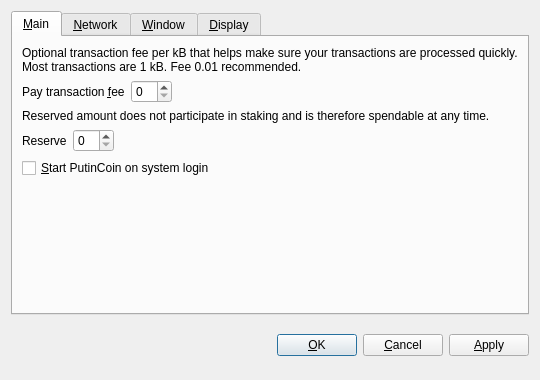
<?xml version="1.0" encoding="UTF-8"?>
<ui version="4.0">
 <class>OptionsDialog</class>
 <widget class="QDialog" name="OptionsDialog">
  <property name="geometry">
   <rect>
    <x>0</x>
    <y>0</y>
    <width>540</width>
    <height>380</height>
   </rect>
  </property>
  <property name="windowTitle">
   <string>Options</string>
  </property>
  <property name="modal">
   <bool>true</bool>
  </property>
  <layout class="QVBoxLayout" name="verticalLayout">
   <item>
    <widget class="QTabWidget" name="tabWidget">
     <property name="tabPosition">
      <enum>QTabWidget::North</enum>
     </property>
     <property name="currentIndex">
      <number>0</number>
     </property>
     <widget class="QWidget" name="tabMain">
      <attribute name="title">
       <string>&amp;Main</string>
      </attribute>
      <layout class="QVBoxLayout" name="verticalLayout_Main">
       <item>
        <widget class="QLabel" name="transactionFeeInfoLabel">
         <property name="text">
          <string>Optional transaction fee per kB that helps make sure your transactions are processed quickly. Most transactions are 1 kB. Fee 0.01 recommended.</string>
         </property>
         <property name="textFormat">
          <enum>Qt::PlainText</enum>
         </property>
         <property name="wordWrap">
          <bool>true</bool>
         </property>
        </widget>
       </item>
       <item>
        <layout class="QHBoxLayout" name="horizontalLayoutFee">
         <item>
          <widget class="QLabel" name="transactionFeeLabel">
           <property name="text">
            <string>Pay transaction &amp;fee</string>
           </property>
           <property name="textFormat">
            <enum>Qt::PlainText</enum>
           </property>
           <property name="buddy">
            <cstring>transactionFee</cstring>
           </property>
          </widget>
         </item>
         <item>
          <widget class="BitcoinAmountField" name="transactionFee"/>
         </item>
         <item>
          <spacer name="horizontalSpacerFee">
           <property name="orientation">
            <enum>Qt::Horizontal</enum>
           </property>
           <property name="sizeHint" stdset="0">
            <size>
             <width>40</width>
             <height>20</height>
            </size>
           </property>
          </spacer>
         </item>
        </layout>
       </item>
       <item>
        <widget class="QLabel" name="reserveBalanceInfoLabel">
         <property name="text">
          <string>Reserved amount does not participate in staking and is therefore spendable at any time.</string>
         </property>
         <property name="textFormat">
          <enum>Qt::PlainText</enum>
         </property>
         <property name="wordWrap">
          <bool>true</bool>
         </property>
        </widget>
       </item>
       <item>
        <layout class="QHBoxLayout" name="horizontalLayoutReserveBalance">
         <item>
          <widget class="QLabel" name="reserveBalanceLabel">
           <property name="text">
            <string>Reserve</string>
           </property>
           <property name="textFormat">
            <enum>Qt::PlainText</enum>
           </property>
           <property name="buddy">
            <cstring>reserveBalance</cstring>
           </property>
          </widget>
         </item>
         <item>
          <widget class="BitcoinAmountField" name="reserveBalance"/>
         </item>
         <item>
          <spacer name="horizontalSpacerReserveBalance">
           <property name="orientation">
            <enum>Qt::Horizontal</enum>
           </property>
           <property name="sizeHint" stdset="0">
            <size>
             <width>40</width>
             <height>20</height>
            </size>
           </property>
          </spacer>
         </item>
        </layout>
       </item>
       <item>
        <widget class="QCheckBox" name="bitcoinAtStartup">
         <property name="toolTip">
          <string>Automatically start PutinCoin after logging in to the system.</string>
         </property>
         <property name="text">
          <string>&amp;Start PutinCoin on system login</string>
         </property>
        </widget>
       </item>
       <item>
        <spacer name="verticalSpacer_Main">
         <property name="orientation">
          <enum>Qt::Vertical</enum>
         </property>
         <property name="sizeHint" stdset="0">
          <size>
           <width>20</width>
           <height>40</height>
          </size>
         </property>
        </spacer>
       </item>
      </layout>
     </widget>
     <widget class="QWidget" name="tabNetwork">
      <attribute name="title">
       <string>&amp;Network</string>
      </attribute>
      <layout class="QVBoxLayout" name="verticalLayout_Network">
       <item>
        <widget class="QCheckBox" name="mapPortUpnp">
         <property name="toolTip">
          <string>Automatically open the PutinCoin client port on the router. This only works when your router supports UPnP and it is enabled.</string>
         </property>
         <property name="text">
          <string>Map port using &amp;UPnP</string>
         </property>
        </widget>
       </item>
       <item>
        <widget class="QCheckBox" name="connectSocks">
         <property name="toolTip">
          <string>Connect to the PutinCoin network through a SOCKS proxy (e.g. when connecting through Tor).</string>
         </property>
         <property name="text">
          <string>&amp;Connect through SOCKS proxy:</string>
         </property>
        </widget>
       </item>
       <item>
        <layout class="QHBoxLayout" name="horizontalLayout_Network">
         <item>
          <widget class="QLabel" name="proxyIpLabel">
           <property name="text">
            <string>Proxy &amp;IP:</string>
           </property>
           <property name="textFormat">
            <enum>Qt::PlainText</enum>
           </property>
           <property name="buddy">
            <cstring>proxyIp</cstring>
           </property>
          </widget>
         </item>
         <item>
          <widget class="QValidatedLineEdit" name="proxyIp">
           <property name="maximumSize">
            <size>
             <width>140</width>
             <height>16777215</height>
            </size>
           </property>
           <property name="toolTip">
            <string>IP address of the proxy (e.g. 127.0.0.1)</string>
           </property>
          </widget>
         </item>
         <item>
          <widget class="QLabel" name="proxyPortLabel">
           <property name="text">
            <string>&amp;Port:</string>
           </property>
           <property name="textFormat">
            <enum>Qt::PlainText</enum>
           </property>
           <property name="buddy">
            <cstring>proxyPort</cstring>
           </property>
          </widget>
         </item>
         <item>
          <widget class="QLineEdit" name="proxyPort">
           <property name="maximumSize">
            <size>
             <width>55</width>
             <height>16777215</height>
            </size>
           </property>
           <property name="toolTip">
            <string>Port of the proxy (e.g. 9050)</string>
           </property>
          </widget>
         </item>
         <item>
          <widget class="QLabel" name="socksVersionLabel">
           <property name="text">
            <string>SOCKS &amp;Version:</string>
           </property>
           <property name="textFormat">
            <enum>Qt::PlainText</enum>
           </property>
           <property name="buddy">
            <cstring>socksVersion</cstring>
           </property>
          </widget>
         </item>
         <item>
          <widget class="QValueComboBox" name="socksVersion">
           <property name="toolTip">
            <string>SOCKS version of the proxy (e.g. 5)</string>
           </property>
          </widget>
         </item>
         <item>
          <spacer name="horizontalSpacer_Network">
           <property name="orientation">
            <enum>Qt::Horizontal</enum>
           </property>
           <property name="sizeHint" stdset="0">
            <size>
             <width>40</width>
             <height>20</height>
            </size>
           </property>
          </spacer>
         </item>
        </layout>
       </item>
       <item>
        <spacer name="verticalSpacer_Network">
         <property name="orientation">
          <enum>Qt::Vertical</enum>
         </property>
         <property name="sizeHint" stdset="0">
          <size>
           <width>20</width>
           <height>40</height>
          </size>
         </property>
        </spacer>
       </item>
      </layout>
     </widget>
     <widget class="QWidget" name="tabWindow">
      <attribute name="title">
       <string>&amp;Window</string>
      </attribute>
      <layout class="QVBoxLayout" name="verticalLayout_Window">
       <item>
        <widget class="QCheckBox" name="minimizeToTray">
         <property name="toolTip">
          <string>Show only a tray icon after minimizing the window.</string>
         </property>
         <property name="text">
          <string>&amp;Minimize to the tray instead of the taskbar</string>
         </property>
        </widget>
       </item>
       <item>
        <widget class="QCheckBox" name="minimizeOnClose">
         <property name="toolTip">
          <string>Minimize instead of exit the application when the window is closed. When this option is enabled, the application will be closed only after selecting Quit in the menu.</string>
         </property>
         <property name="text">
          <string>M&amp;inimize on close</string>
         </property>
        </widget>
       </item>
       <item>
        <spacer name="verticalSpacer_Window">
         <property name="orientation">
          <enum>Qt::Vertical</enum>
         </property>
         <property name="sizeHint" stdset="0">
          <size>
           <width>20</width>
           <height>40</height>
          </size>
         </property>
        </spacer>
       </item>
      </layout>
     </widget>
     <widget class="QWidget" name="tabDisplay">
      <attribute name="title">
       <string>&amp;Display</string>
      </attribute>
      <layout class="QVBoxLayout" name="verticalLayout_Display">
       <item>
        <layout class="QHBoxLayout" name="horizontalLayout_1_Display">
         <item>
          <widget class="QLabel" name="langLabel">
           <property name="text">
            <string>User Interface &amp;language:</string>
           </property>
           <property name="textFormat">
            <enum>Qt::PlainText</enum>
           </property>
           <property name="buddy">
            <cstring>lang</cstring>
           </property>
          </widget>
         </item>
         <item>
          <widget class="QValueComboBox" name="lang">
           <property name="toolTip">
            <string>The user interface language can be set here. This setting will take effect after restarting PutinCoin.</string>
           </property>
          </widget>
         </item>
        </layout>
       </item>
       <item>
        <layout class="QHBoxLayout" name="horizontalLayout_2_Display">
         <item>
          <widget class="QLabel" name="unitLabel">
           <property name="text">
            <string>&amp;Unit to show amounts in:</string>
           </property>
           <property name="textFormat">
            <enum>Qt::PlainText</enum>
           </property>
           <property name="buddy">
            <cstring>unit</cstring>
           </property>
          </widget>
         </item>
         <item>
          <widget class="QValueComboBox" name="unit">
           <property name="toolTip">
            <string>Choose the default subdivision unit to show in the interface and when sending coins.</string>
           </property>
          </widget>
         </item>
        </layout>
       </item>
       <item>
        <widget class="QCheckBox" name="displayAddresses">
         <property name="toolTip">
          <string>Whether to show PutinCoin addresses in the transaction list or not.</string>
         </property>
         <property name="text">
          <string>&amp;Display addresses in transaction list</string>
         </property>
        </widget>
       </item>
       <item>
        <widget class="QCheckBox" name="coinControlFeatures">
         <property name="toolTip">
          <string>Whether to show coin control features or not.</string>
         </property>
         <property name="text">
          <string>Display coin &amp;control features (experts only!)</string>
         </property>
        </widget>
       </item>
       <item>
        <spacer name="verticalSpacer_Display">
         <property name="orientation">
          <enum>Qt::Vertical</enum>
         </property>
         <property name="sizeHint" stdset="0">
          <size>
           <width>20</width>
           <height>40</height>
          </size>
         </property>
        </spacer>
       </item>
      </layout>
     </widget>
    </widget>
   </item>
   <item>
    <layout class="QHBoxLayout" name="horizontalLayout_Buttons">
     <item>
      <spacer name="horizontalSpacer_1">
       <property name="orientation">
        <enum>Qt::Horizontal</enum>
       </property>
       <property name="sizeHint" stdset="0">
        <size>
         <width>40</width>
         <height>48</height>
        </size>
       </property>
      </spacer>
     </item>
     <item>
      <widget class="QLabel" name="statusLabel">
       <property name="font">
        <font>
         <weight>75</weight>
         <bold>true</bold>
        </font>
       </property>
       <property name="text">
        <string/>
       </property>
       <property name="textFormat">
        <enum>Qt::PlainText</enum>
       </property>
       <property name="wordWrap">
        <bool>true</bool>
       </property>
      </widget>
     </item>
     <item>
      <spacer name="horizontalSpacer_2">
       <property name="orientation">
        <enum>Qt::Horizontal</enum>
       </property>
       <property name="sizeHint" stdset="0">
        <size>
         <width>40</width>
         <height>48</height>
        </size>
       </property>
      </spacer>
     </item>
     <item>
      <widget class="QPushButton" name="okButton">
       <property name="text">
        <string>&amp;OK</string>
       </property>
      </widget>
     </item>
     <item>
      <widget class="QPushButton" name="cancelButton">
       <property name="text">
        <string>&amp;Cancel</string>
       </property>
       <property name="autoDefault">
        <bool>false</bool>
       </property>
      </widget>
     </item>
     <item>
      <widget class="QPushButton" name="applyButton">
       <property name="text">
        <string>&amp;Apply</string>
       </property>
       <property name="autoDefault">
        <bool>false</bool>
       </property>
      </widget>
     </item>
    </layout>
   </item>
  </layout>
 </widget>
 <customwidgets>
  <customwidget>
   <class>BitcoinAmountField</class>
   <extends>QSpinBox</extends>
   <header>bitcoinamountfield.h</header>
  </customwidget>
  <customwidget>
   <class>QValueComboBox</class>
   <extends>QComboBox</extends>
   <header>qvaluecombobox.h</header>
  </customwidget>
  <customwidget>
   <class>QValidatedLineEdit</class>
   <extends>QLineEdit</extends>
   <header>qvalidatedlineedit.h</header>
  </customwidget>
 </customwidgets>
 <resources/>
 <connections/>
</ui>
